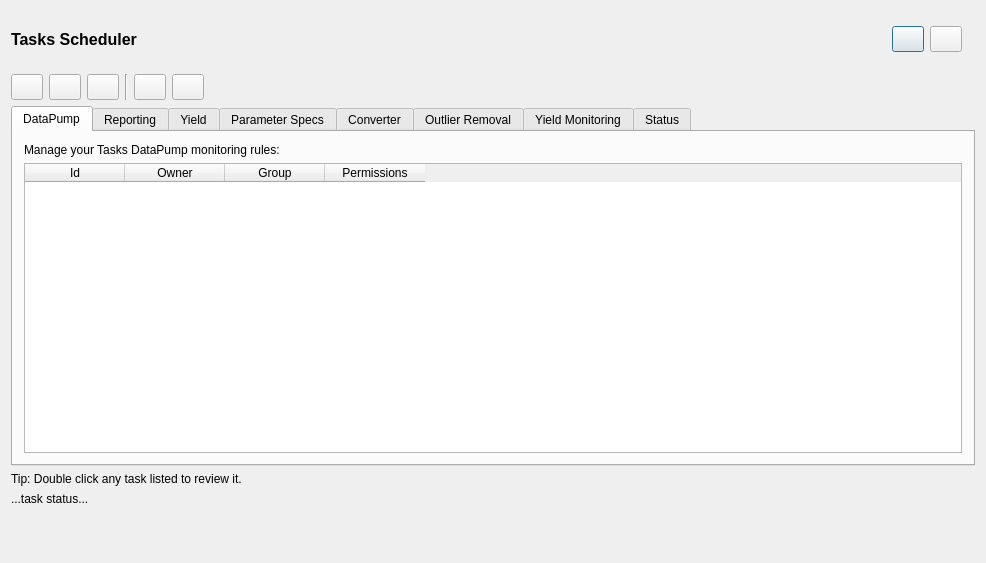
<?xml version="1.0" encoding="UTF-8"?>
<ui version="4.0">
 <class>monitor_scheduler_basedialog</class>
 <widget class="QDialog" name="monitor_scheduler_basedialog">
  <property name="geometry">
   <rect>
    <x>0</x>
    <y>0</y>
    <width>986</width>
    <height>563</height>
   </rect>
  </property>
  <property name="sizePolicy">
   <sizepolicy hsizetype="Preferred" vsizetype="Preferred">
    <horstretch>0</horstretch>
    <verstretch>0</verstretch>
   </sizepolicy>
  </property>
  <property name="windowTitle">
   <string>Schedule: Product Yield Monitoring</string>
  </property>
  <property name="windowIcon">
   <iconset resource="gex.qrc">
    <normaloff>:/gex/icons/gex_application_48x48.png</normaloff>:/gex/icons/gex_application_48x48.png</iconset>
  </property>
  <property name="autoFillBackground">
   <bool>true</bool>
  </property>
  <layout class="QVBoxLayout" name="verticalLayout_2">
   <item>
    <layout class="QVBoxLayout" name="verticalLayout">
     <item>
      <layout class="QHBoxLayout" name="horizontalLayout">
       <item>
        <widget class="QLabel" name="TextLabelSheduler">
         <property name="font">
          <font>
           <family>Ms Sans Serif</family>
           <pointsize>12</pointsize>
           <weight>75</weight>
           <bold>true</bold>
          </font>
         </property>
         <property name="text">
          <string>Tasks Scheduler</string>
         </property>
         <property name="wordWrap">
          <bool>false</bool>
         </property>
        </widget>
       </item>
       <item>
        <spacer name="horizontalSpacer_2">
         <property name="orientation">
          <enum>Qt::Horizontal</enum>
         </property>
         <property name="sizeHint" stdset="0">
          <size>
           <width>738</width>
           <height>57</height>
          </size>
         </property>
        </spacer>
       </item>
       <item>
        <widget class="QPushButton" name="buttonRunScheduler">
         <property name="sizePolicy">
          <sizepolicy hsizetype="Fixed" vsizetype="Fixed">
           <horstretch>0</horstretch>
           <verstretch>0</verstretch>
          </sizepolicy>
         </property>
         <property name="minimumSize">
          <size>
           <width>32</width>
           <height>26</height>
          </size>
         </property>
         <property name="maximumSize">
          <size>
           <width>32</width>
           <height>26</height>
          </size>
         </property>
         <property name="toolTip">
          <string>Run Scheduler</string>
         </property>
         <property name="text">
          <string/>
         </property>
         <property name="icon">
          <iconset resource="../gex.qrc">
           <normaloff>:/gex/icons/start_service.png</normaloff>:/gex/icons/start_service.png</iconset>
         </property>
         <property name="iconSize">
          <size>
           <width>24</width>
           <height>24</height>
          </size>
         </property>
         <property name="checkable">
          <bool>true</bool>
         </property>
        </widget>
       </item>
       <item>
        <widget class="QPushButton" name="buttonPauseScheduler">
         <property name="sizePolicy">
          <sizepolicy hsizetype="Fixed" vsizetype="Fixed">
           <horstretch>0</horstretch>
           <verstretch>0</verstretch>
          </sizepolicy>
         </property>
         <property name="minimumSize">
          <size>
           <width>32</width>
           <height>26</height>
          </size>
         </property>
         <property name="maximumSize">
          <size>
           <width>32</width>
           <height>26</height>
          </size>
         </property>
         <property name="toolTip">
          <string>Pause Scheduler</string>
         </property>
         <property name="text">
          <string/>
         </property>
         <property name="icon">
          <iconset resource="../gex.qrc">
           <normaloff>:/gex/icons/pause.png</normaloff>:/gex/icons/pause.png</iconset>
         </property>
         <property name="iconSize">
          <size>
           <width>32</width>
           <height>32</height>
          </size>
         </property>
         <property name="checkable">
          <bool>true</bool>
         </property>
        </widget>
       </item>
       <item>
        <widget class="QLabel" name="labelIconSheduler">
         <property name="text">
          <string/>
         </property>
         <property name="pixmap">
          <pixmap resource="../gex.qrc">:/gex/icons/mo_tasks_small.png</pixmap>
         </property>
         <property name="scaledContents">
          <bool>true</bool>
         </property>
        </widget>
       </item>
      </layout>
     </item>
     <item>
      <layout class="QHBoxLayout" name="horizontalLayout_2">
       <item>
        <widget class="QPushButton" name="buttonNewTask">
         <property name="sizePolicy">
          <sizepolicy hsizetype="Fixed" vsizetype="Fixed">
           <horstretch>0</horstretch>
           <verstretch>0</verstretch>
          </sizepolicy>
         </property>
         <property name="minimumSize">
          <size>
           <width>32</width>
           <height>26</height>
          </size>
         </property>
         <property name="maximumSize">
          <size>
           <width>32</width>
           <height>26</height>
          </size>
         </property>
         <property name="toolTip">
          <string>Add new rule</string>
         </property>
         <property name="text">
          <string/>
         </property>
         <property name="icon">
          <iconset resource="../gex.qrc">
           <normaloff>:/gex/icons/script_new.png</normaloff>:/gex/icons/script_new.png</iconset>
         </property>
         <property name="iconSize">
          <size>
           <width>32</width>
           <height>32</height>
          </size>
         </property>
        </widget>
       </item>
       <item>
        <widget class="QPushButton" name="buttonTaskProperties">
         <property name="sizePolicy">
          <sizepolicy hsizetype="Fixed" vsizetype="Fixed">
           <horstretch>0</horstretch>
           <verstretch>0</verstretch>
          </sizepolicy>
         </property>
         <property name="minimumSize">
          <size>
           <width>32</width>
           <height>26</height>
          </size>
         </property>
         <property name="maximumSize">
          <size>
           <width>32</width>
           <height>26</height>
          </size>
         </property>
         <property name="focusPolicy">
          <enum>Qt::TabFocus</enum>
         </property>
         <property name="toolTip">
          <string>Edit selected rule</string>
         </property>
         <property name="text">
          <string/>
         </property>
         <property name="icon">
          <iconset resource="../gex.qrc">
           <normaloff>:/gex/icons/properties.png</normaloff>:/gex/icons/properties.png</iconset>
         </property>
         <property name="iconSize">
          <size>
           <width>32</width>
           <height>32</height>
          </size>
         </property>
        </widget>
       </item>
       <item>
        <widget class="QPushButton" name="buttonDuplicateTask">
         <property name="sizePolicy">
          <sizepolicy hsizetype="Fixed" vsizetype="Fixed">
           <horstretch>0</horstretch>
           <verstretch>0</verstretch>
          </sizepolicy>
         </property>
         <property name="minimumSize">
          <size>
           <width>32</width>
           <height>26</height>
          </size>
         </property>
         <property name="maximumSize">
          <size>
           <width>32</width>
           <height>26</height>
          </size>
         </property>
         <property name="sizeIncrement">
          <size>
           <width>32</width>
           <height>26</height>
          </size>
         </property>
         <property name="toolTip">
          <string>Duplicate selected rule...</string>
         </property>
         <property name="text">
          <string/>
         </property>
         <property name="icon">
          <iconset resource="../gex.qrc">
           <normaloff>:/gex/icons/copy.png</normaloff>:/gex/icons/copy.png</iconset>
         </property>
         <property name="iconSize">
          <size>
           <width>32</width>
           <height>32</height>
          </size>
         </property>
        </widget>
       </item>
       <item>
        <widget class="Line" name="Line3">
         <property name="frameShape">
          <enum>QFrame::VLine</enum>
         </property>
         <property name="frameShadow">
          <enum>QFrame::Sunken</enum>
         </property>
        </widget>
       </item>
       <item>
        <widget class="QPushButton" name="buttonRunTask">
         <property name="sizePolicy">
          <sizepolicy hsizetype="Fixed" vsizetype="Fixed">
           <horstretch>0</horstretch>
           <verstretch>0</verstretch>
          </sizepolicy>
         </property>
         <property name="minimumSize">
          <size>
           <width>32</width>
           <height>26</height>
          </size>
         </property>
         <property name="maximumSize">
          <size>
           <width>32</width>
           <height>26</height>
          </size>
         </property>
         <property name="toolTip">
          <string>Execute task now!</string>
         </property>
         <property name="text">
          <string/>
         </property>
         <property name="icon">
          <iconset resource="../gex.qrc">
           <normaloff>:/gex/icons/script_run.png</normaloff>:/gex/icons/script_run.png</iconset>
         </property>
         <property name="iconSize">
          <size>
           <width>32</width>
           <height>32</height>
          </size>
         </property>
        </widget>
       </item>
       <item>
        <widget class="QPushButton" name="buttonDeleteTask">
         <property name="sizePolicy">
          <sizepolicy hsizetype="Fixed" vsizetype="Fixed">
           <horstretch>0</horstretch>
           <verstretch>0</verstretch>
          </sizepolicy>
         </property>
         <property name="minimumSize">
          <size>
           <width>32</width>
           <height>26</height>
          </size>
         </property>
         <property name="maximumSize">
          <size>
           <width>32</width>
           <height>26</height>
          </size>
         </property>
         <property name="toolTip">
          <string>Discard selected rule</string>
         </property>
         <property name="text">
          <string/>
         </property>
         <property name="icon">
          <iconset resource="../gex.qrc">
           <normaloff>:/gex/icons/file_remove.png</normaloff>:/gex/icons/file_remove.png</iconset>
         </property>
         <property name="iconSize">
          <size>
           <width>32</width>
           <height>32</height>
          </size>
         </property>
        </widget>
       </item>
       <item>
        <spacer name="horizontalSpacerTasks">
         <property name="orientation">
          <enum>Qt::Horizontal</enum>
         </property>
         <property name="sizeHint" stdset="0">
          <size>
           <width>808</width>
           <height>23</height>
          </size>
         </property>
        </spacer>
       </item>
      </layout>
     </item>
     <item>
      <widget class="QTabWidget" name="tabWidget">
       <property name="font">
        <font>
         <weight>50</weight>
         <italic>false</italic>
         <bold>false</bold>
         <underline>false</underline>
         <strikeout>false</strikeout>
         <stylestrategy>PreferDefault</stylestrategy>
         <kerning>true</kerning>
        </font>
       </property>
       <property name="mouseTracking">
        <bool>false</bool>
       </property>
       <property name="currentIndex">
        <number>0</number>
       </property>
       <widget class="QWidget" name="tabTasksDataPump">
        <attribute name="icon">
         <iconset resource="../gex.qrc">
          <normaloff>:/gex/icons/file_open.png</normaloff>:/gex/icons/file_open.png</iconset>
        </attribute>
        <attribute name="title">
         <string>DataPump</string>
        </attribute>
        <attribute name="toolTip">
         <string>Create monitoring tasks datapump</string>
        </attribute>
        <layout class="QGridLayout" name="gridLayoutDataPump">
         <item row="0" column="0">
          <widget class="QLabel" name="textLabelTasksDataPump">
           <property name="maximumSize">
            <size>
             <width>32767</width>
             <height>32767</height>
            </size>
           </property>
           <property name="text">
            <string>Manage your Tasks DataPump monitoring rules:</string>
           </property>
           <property name="alignment">
            <set>Qt::AlignVCenter</set>
           </property>
           <property name="wordWrap">
            <bool>true</bool>
           </property>
          </widget>
         </item>
         <item row="1" column="0">
          <widget class="QTableWidget" name="tableWidgetTasksListDataPump">
           <property name="styleSheet">
            <string notr="true">selection-background-color: rgb(222, 222, 222);</string>
           </property>
           <property name="selectionBehavior">
            <enum>QAbstractItemView::SelectRows</enum>
           </property>
           <column>
            <property name="text">
             <string>Id</string>
            </property>
           </column>
           <column>
            <property name="text">
             <string>Owner</string>
            </property>
           </column>
           <column>
            <property name="text">
             <string>Group</string>
            </property>
           </column>
           <column>
            <property name="text">
             <string>Permissions</string>
            </property>
           </column>
          </widget>
         </item>
        </layout>
       </widget>
       <widget class="QWidget" name="tabTasksReporting">
        <attribute name="icon">
         <iconset resource="../gex.qrc">
          <normaloff>:/gex/icons/options_advhisto.png</normaloff>:/gex/icons/options_advhisto.png</iconset>
        </attribute>
        <attribute name="title">
         <string>Reporting</string>
        </attribute>
        <attribute name="toolTip">
         <string>Create monitoring tasks Reporting</string>
        </attribute>
        <layout class="QGridLayout" name="gridLayoutReporting">
         <item row="0" column="0">
          <widget class="QLabel" name="textLabelTasksReporting">
           <property name="maximumSize">
            <size>
             <width>32767</width>
             <height>32767</height>
            </size>
           </property>
           <property name="text">
            <string>Manage your Tasks Reporting monitoring rules:</string>
           </property>
           <property name="alignment">
            <set>Qt::AlignVCenter</set>
           </property>
           <property name="wordWrap">
            <bool>true</bool>
           </property>
          </widget>
         </item>
         <item row="1" column="0">
          <widget class="QTableWidget" name="tableWidgetTasksListReporting">
           <property name="styleSheet">
            <string notr="true">selection-background-color: rgb(222, 222, 222);</string>
           </property>
           <property name="selectionBehavior">
            <enum>QAbstractItemView::SelectRows</enum>
           </property>
           <column>
            <property name="text">
             <string>Id</string>
            </property>
           </column>
           <column>
            <property name="text">
             <string>Owner</string>
            </property>
           </column>
           <column>
            <property name="text">
             <string>Group</string>
            </property>
           </column>
           <column>
            <property name="text">
             <string>Permissions</string>
            </property>
           </column>
          </widget>
         </item>
        </layout>
       </widget>
       <widget class="QWidget" name="tabTasksYield">
        <attribute name="icon">
         <iconset resource="../gex.qrc">
          <normaloff>:/gex/icons/mo_yield_monitoring.png</normaloff>:/gex/icons/mo_yield_monitoring.png</iconset>
        </attribute>
        <attribute name="title">
         <string>Yield</string>
        </attribute>
        <attribute name="toolTip">
         <string>Create monitoring tasks Yield</string>
        </attribute>
        <layout class="QGridLayout" name="gridLayout">
         <item row="0" column="0">
          <widget class="QLabel" name="textLabelTasksYield">
           <property name="maximumSize">
            <size>
             <width>32767</width>
             <height>32767</height>
            </size>
           </property>
           <property name="text">
            <string>Manage your Tasks Yield monitoring rules:</string>
           </property>
           <property name="alignment">
            <set>Qt::AlignVCenter</set>
           </property>
           <property name="wordWrap">
            <bool>true</bool>
           </property>
          </widget>
         </item>
         <item row="1" column="0">
          <widget class="QTableWidget" name="tableWidgetTasksListYield">
           <property name="styleSheet">
            <string notr="true">selection-background-color: rgb(222, 222, 222);</string>
           </property>
           <property name="selectionBehavior">
            <enum>QAbstractItemView::SelectRows</enum>
           </property>
           <column>
            <property name="text">
             <string>Id</string>
            </property>
           </column>
           <column>
            <property name="text">
             <string>Owner</string>
            </property>
           </column>
           <column>
            <property name="text">
             <string>Group</string>
            </property>
           </column>
           <column>
            <property name="text">
             <string>Permissions</string>
            </property>
           </column>
          </widget>
         </item>
        </layout>
       </widget>
       <widget class="QWidget" name="tabTasksParameterSpecs">
        <attribute name="icon">
         <iconset resource="../gex.qrc">
          <normaloff>:/gex/icons/mo_specs_monitoring.png</normaloff>:/gex/icons/mo_specs_monitoring.png</iconset>
        </attribute>
        <attribute name="title">
         <string>Parameter Specs</string>
        </attribute>
        <attribute name="toolTip">
         <string>Create monitoring tasks ParameterSpecs</string>
        </attribute>
        <layout class="QGridLayout" name="gridLayoutParameterSpecs">
         <item row="0" column="0">
          <widget class="QLabel" name="textLabelTasksParameterSpecs">
           <property name="maximumSize">
            <size>
             <width>32767</width>
             <height>32767</height>
            </size>
           </property>
           <property name="text">
            <string>Manage your Tasks ParameterSpecs monitoring rules:</string>
           </property>
           <property name="alignment">
            <set>Qt::AlignVCenter</set>
           </property>
           <property name="wordWrap">
            <bool>true</bool>
           </property>
          </widget>
         </item>
         <item row="1" column="0">
          <widget class="QTableWidget" name="tableWidgetTasksListParameterSpecs">
           <property name="styleSheet">
            <string notr="true">selection-background-color: rgb(222, 222, 222);</string>
           </property>
           <property name="selectionBehavior">
            <enum>QAbstractItemView::SelectRows</enum>
           </property>
           <column>
            <property name="text">
             <string>Id</string>
            </property>
           </column>
           <column>
            <property name="text">
             <string>Owner</string>
            </property>
           </column>
           <column>
            <property name="text">
             <string>Group</string>
            </property>
           </column>
           <column>
            <property name="text">
             <string>Permissions</string>
            </property>
           </column>
          </widget>
         </item>
        </layout>
       </widget>
       <widget class="QWidget" name="tabTasksConverter">
        <attribute name="icon">
         <iconset resource="../gex.qrc">
          <normaloff>:/gex/icons/sheet.png</normaloff>:/gex/icons/sheet.png</iconset>
        </attribute>
        <attribute name="title">
         <string>Converter</string>
        </attribute>
        <attribute name="toolTip">
         <string>Create monitoring tasks Converter</string>
        </attribute>
        <layout class="QGridLayout" name="gridLayoutConverter">
         <item row="0" column="0">
          <widget class="QLabel" name="textLabelTasksConverter">
           <property name="maximumSize">
            <size>
             <width>32767</width>
             <height>32767</height>
            </size>
           </property>
           <property name="text">
            <string>Manage your Tasks Converter monitoring rules:</string>
           </property>
           <property name="alignment">
            <set>Qt::AlignVCenter</set>
           </property>
           <property name="wordWrap">
            <bool>true</bool>
           </property>
          </widget>
         </item>
         <item row="1" column="0">
          <widget class="QTableWidget" name="tableWidgetTasksListConverter">
           <property name="styleSheet">
            <string notr="true">selection-background-color: rgb(222, 222, 222);</string>
           </property>
           <property name="selectionBehavior">
            <enum>QAbstractItemView::SelectRows</enum>
           </property>
           <column>
            <property name="text">
             <string>Id</string>
            </property>
           </column>
           <column>
            <property name="text">
             <string>Owner</string>
            </property>
           </column>
           <column>
            <property name="text">
             <string>Group</string>
            </property>
           </column>
           <column>
            <property name="text">
             <string>Permissions</string>
            </property>
           </column>
          </widget>
         </item>
        </layout>
       </widget>
       <widget class="QWidget" name="tabTasksOutlierRemoval">
        <attribute name="icon">
         <iconset resource="../gex.qrc">
          <normaloff>:/gex/icons/options_outlier.png</normaloff>:/gex/icons/options_outlier.png</iconset>
        </attribute>
        <attribute name="title">
         <string>Outlier Removal</string>
        </attribute>
        <attribute name="toolTip">
         <string>Create monitoring tasks OutlierRemoval</string>
        </attribute>
        <layout class="QGridLayout" name="gridLayoutOutlierRemoval">
         <item row="0" column="0">
          <widget class="QLabel" name="textLabelTasksOutlierRemoval">
           <property name="maximumSize">
            <size>
             <width>32767</width>
             <height>32767</height>
            </size>
           </property>
           <property name="text">
            <string>Manage your Tasks OutlierRemoval monitoring rules:</string>
           </property>
           <property name="alignment">
            <set>Qt::AlignVCenter</set>
           </property>
           <property name="wordWrap">
            <bool>true</bool>
           </property>
          </widget>
         </item>
         <item row="1" column="0">
          <widget class="QTableWidget" name="tableWidgetTasksListOutlierRemoval">
           <property name="styleSheet">
            <string notr="true">selection-background-color: rgb(222, 222, 222);</string>
           </property>
           <property name="selectionBehavior">
            <enum>QAbstractItemView::SelectRows</enum>
           </property>
           <column>
            <property name="text">
             <string>Id</string>
            </property>
           </column>
           <column>
            <property name="text">
             <string>Owner</string>
            </property>
           </column>
           <column>
            <property name="text">
             <string>Group</string>
            </property>
           </column>
           <column>
            <property name="text">
             <string>Permissions</string>
            </property>
           </column>
          </widget>
         </item>
        </layout>
       </widget>
       <widget class="QWidget" name="tabTasksYieldRdb">
        <attribute name="icon">
         <iconset resource="../gex.qrc">
          <normaloff>:/gex/icons/mo_yield_monitoring.png</normaloff>:/gex/icons/mo_yield_monitoring.png</iconset>
        </attribute>
        <attribute name="title">
         <string>Yield Monitoring</string>
        </attribute>
        <attribute name="toolTip">
         <string>Create Yield Monitoring SYL/SBL on given products</string>
        </attribute>
        <layout class="QGridLayout" name="gridLayoutYieldRdb">
         <item row="0" column="0">
          <widget class="QLabel" name="textLabelTasksYieldRdb">
           <property name="maximumSize">
            <size>
             <width>32767</width>
             <height>32767</height>
            </size>
           </property>
           <property name="text">
            <string>Manage your Tasks Yield monitoring rules:</string>
           </property>
           <property name="alignment">
            <set>Qt::AlignVCenter</set>
           </property>
           <property name="wordWrap">
            <bool>true</bool>
           </property>
          </widget>
         </item>
         <item row="1" column="0">
          <widget class="QTableWidget" name="tableWidgetTasksListYieldRdb">
           <property name="styleSheet">
            <string notr="true">selection-background-color: rgb(222, 222, 222);</string>
           </property>
           <property name="selectionBehavior">
            <enum>QAbstractItemView::SelectRows</enum>
           </property>
           <column>
            <property name="text">
             <string>Id</string>
            </property>
           </column>
           <column>
            <property name="text">
             <string>Owner</string>
            </property>
           </column>
           <column>
            <property name="text">
             <string>Group</string>
            </property>
           </column>
           <column>
            <property name="text">
             <string>Permissions</string>
            </property>
           </column>
          </widget>
         </item>
        </layout>
       </widget>
       <widget class="QWidget" name="tabTasksStatus">
        <attribute name="icon">
         <iconset resource="../gex.qrc">
          <normaloff>:/gex/icons/options_datalog.png</normaloff>:/gex/icons/options_datalog.png</iconset>
        </attribute>
        <attribute name="title">
         <string>Status</string>
        </attribute>
        <attribute name="toolTip">
         <string>Create Manufacturing/test Live Status</string>
        </attribute>
        <layout class="QGridLayout" name="gridLayoutStatus">
         <item row="0" column="0">
          <widget class="QLabel" name="textLabelTasksStatus">
           <property name="maximumSize">
            <size>
             <width>32767</width>
             <height>32767</height>
            </size>
           </property>
           <property name="text">
            <string>Manage your Tasks Intranet Web site:</string>
           </property>
           <property name="alignment">
            <set>Qt::AlignVCenter</set>
           </property>
           <property name="wordWrap">
            <bool>true</bool>
           </property>
          </widget>
         </item>
         <item row="1" column="0">
          <widget class="QTableWidget" name="tableWidgetTasksListStatus">
           <property name="styleSheet">
            <string notr="true">selection-background-color: rgb(222, 222, 222);</string>
           </property>
           <property name="selectionBehavior">
            <enum>QAbstractItemView::SelectRows</enum>
           </property>
           <column>
            <property name="text">
             <string>Id</string>
            </property>
           </column>
           <column>
            <property name="text">
             <string>Owner</string>
            </property>
           </column>
           <column>
            <property name="text">
             <string>Group</string>
            </property>
           </column>
           <column>
            <property name="text">
             <string>Permissions</string>
            </property>
           </column>
          </widget>
         </item>
        </layout>
       </widget>
      </widget>
     </item>
     <item>
      <widget class="QLabel" name="TextLabel2_2">
       <property name="text">
        <string>Tip: Double click any task listed to review it.</string>
       </property>
       <property name="wordWrap">
        <bool>false</bool>
       </property>
      </widget>
     </item>
     <item>
      <widget class="QLabel" name="TextLabelTaskStatus">
       <property name="sizePolicy">
        <sizepolicy hsizetype="Preferred" vsizetype="Fixed">
         <horstretch>0</horstretch>
         <verstretch>0</verstretch>
        </sizepolicy>
       </property>
       <property name="minimumSize">
        <size>
         <width>0</width>
         <height>60</height>
        </size>
       </property>
       <property name="maximumSize">
        <size>
         <width>32767</width>
         <height>60</height>
        </size>
       </property>
       <property name="text">
        <string>...task status...</string>
       </property>
       <property name="alignment">
        <set>Qt::AlignLeading|Qt::AlignLeft|Qt::AlignTop</set>
       </property>
       <property name="wordWrap">
        <bool>false</bool>
       </property>
      </widget>
     </item>
    </layout>
   </item>
  </layout>
 </widget>
 <layoutdefault spacing="6" margin="11"/>
 <resources>
  <include location="../gex.qrc"/>
 </resources>
 <connections/>
</ui>
